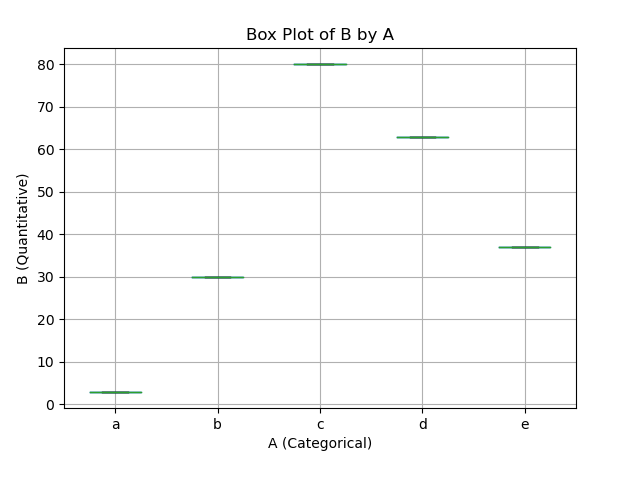

This chart was generated by the following Python code:
import pandas as pd
import matplotlib.pyplot as plt

# Read the CSV file
data = pd.read_csv("myfile.csv")

# Create the box plot
plt.figure(figsize=(10, 6))  # Adjust figure size as needed
data.boxplot(column="B", by="A")
plt.xlabel("A (Categorical)")
plt.ylabel("B (Quantitative)")
plt.title("Box Plot of B by A")
plt.suptitle("")  # Remove the automatic suptitle

# Show the plot
plt.show()
